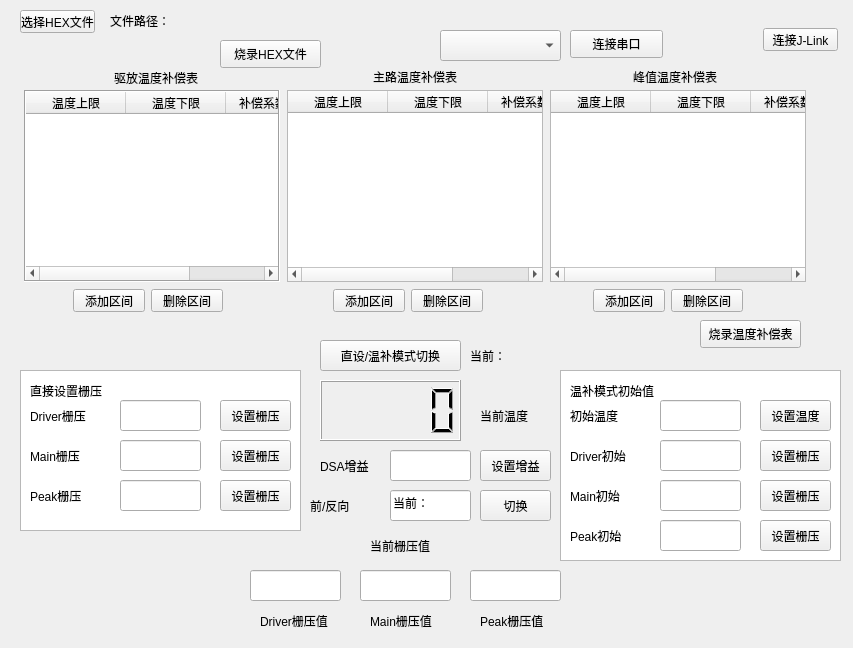
<?xml version="1.0" encoding="UTF-8"?>
<ui version="4.0">
 <class>Form</class>
 <widget class="QWidget" name="Form">
  <property name="geometry">
   <rect>
    <x>0</x>
    <y>0</y>
    <width>853</width>
    <height>648</height>
   </rect>
  </property>
  <property name="windowTitle">
   <string>Form</string>
  </property>
  <widget class="QTableWidget" name="table_Main">
   <property name="geometry">
    <rect>
     <x>287</x>
     <y>90</y>
     <width>256</width>
     <height>192</height>
    </rect>
   </property>
   <column>
    <property name="text">
     <string>温度上限</string>
    </property>
   </column>
   <column>
    <property name="text">
     <string>温度下限</string>
    </property>
   </column>
   <column>
    <property name="text">
     <string>补偿系数(mV)</string>
    </property>
   </column>
  </widget>
  <widget class="QTableWidget" name="table_Driver">
   <property name="geometry">
    <rect>
     <x>24</x>
     <y>90</y>
     <width>256</width>
     <height>192</height>
    </rect>
   </property>
   <property name="frameShape">
    <enum>QFrame::Box</enum>
   </property>
   <property name="frameShadow">
    <enum>QFrame::Sunken</enum>
   </property>
   <property name="lineWidth">
    <number>1</number>
   </property>
   <property name="gridStyle">
    <enum>Qt::CustomDashLine</enum>
   </property>
   <column>
    <property name="text">
     <string>温度上限</string>
    </property>
   </column>
   <column>
    <property name="text">
     <string>温度下限</string>
    </property>
   </column>
   <column>
    <property name="text">
     <string>补偿系数(mV)</string>
    </property>
   </column>
  </widget>
  <widget class="QPushButton" name="pushButton_addDriver">
   <property name="geometry">
    <rect>
     <x>73</x>
     <y>289</y>
     <width>72</width>
     <height>23</height>
    </rect>
   </property>
   <property name="text">
    <string>添加区间</string>
   </property>
  </widget>
  <widget class="QPushButton" name="pushButton_delDriver">
   <property name="geometry">
    <rect>
     <x>151</x>
     <y>289</y>
     <width>72</width>
     <height>23</height>
    </rect>
   </property>
   <property name="text">
    <string>删除区间</string>
   </property>
  </widget>
  <widget class="QPushButton" name="pushButton_Tempcomp">
   <property name="geometry">
    <rect>
     <x>700</x>
     <y>320</y>
     <width>101</width>
     <height>28</height>
    </rect>
   </property>
   <property name="text">
    <string>烧录温度补偿表</string>
   </property>
  </widget>
  <widget class="QLabel" name="label_Driver">
   <property name="geometry">
    <rect>
     <x>114</x>
     <y>70</y>
     <width>84</width>
     <height>16</height>
    </rect>
   </property>
   <property name="text">
    <string>驱放温度补偿表</string>
   </property>
  </widget>
  <widget class="QLabel" name="label_Main">
   <property name="geometry">
    <rect>
     <x>373</x>
     <y>69</y>
     <width>84</width>
     <height>16</height>
    </rect>
   </property>
   <property name="text">
    <string>主路温度补偿表</string>
   </property>
  </widget>
  <widget class="QLabel" name="label_Peak">
   <property name="geometry">
    <rect>
     <x>633</x>
     <y>69</y>
     <width>84</width>
     <height>16</height>
    </rect>
   </property>
   <property name="text">
    <string>峰值温度补偿表</string>
   </property>
  </widget>
  <widget class="QPushButton" name="pushButton_Hex">
   <property name="geometry">
    <rect>
     <x>20</x>
     <y>10</y>
     <width>75</width>
     <height>23</height>
    </rect>
   </property>
   <property name="text">
    <string>选择HEX文件</string>
   </property>
  </widget>
  <widget class="QPushButton" name="pushButton_JLink">
   <property name="geometry">
    <rect>
     <x>763</x>
     <y>28</y>
     <width>75</width>
     <height>23</height>
    </rect>
   </property>
   <property name="text">
    <string>连接J-Link</string>
   </property>
  </widget>
  <widget class="QLabel" name="label_JLinkStatus">
   <property name="geometry">
    <rect>
     <x>660</x>
     <y>20</y>
     <width>96</width>
     <height>39</height>
    </rect>
   </property>
   <property name="text">
    <string/>
   </property>
  </widget>
  <widget class="QLabel" name="label_FilePath">
   <property name="geometry">
    <rect>
     <x>110</x>
     <y>10</y>
     <width>71</width>
     <height>21</height>
    </rect>
   </property>
   <property name="text">
    <string>文件路径：</string>
   </property>
  </widget>
  <widget class="QPushButton" name="pushButton_BurnHex">
   <property name="geometry">
    <rect>
     <x>220</x>
     <y>40</y>
     <width>101</width>
     <height>28</height>
    </rect>
   </property>
   <property name="text">
    <string>烧录HEX文件</string>
   </property>
  </widget>
  <widget class="QPushButton" name="pushButton_addMain">
   <property name="geometry">
    <rect>
     <x>333</x>
     <y>289</y>
     <width>72</width>
     <height>23</height>
    </rect>
   </property>
   <property name="text">
    <string>添加区间</string>
   </property>
  </widget>
  <widget class="QPushButton" name="pushButton_delMain">
   <property name="geometry">
    <rect>
     <x>411</x>
     <y>289</y>
     <width>72</width>
     <height>23</height>
    </rect>
   </property>
   <property name="text">
    <string>删除区间</string>
   </property>
  </widget>
  <widget class="QPushButton" name="pushButton_delPeak">
   <property name="geometry">
    <rect>
     <x>671</x>
     <y>289</y>
     <width>72</width>
     <height>23</height>
    </rect>
   </property>
   <property name="text">
    <string>删除区间</string>
   </property>
  </widget>
  <widget class="QPushButton" name="pushButton_addPeak">
   <property name="geometry">
    <rect>
     <x>593</x>
     <y>289</y>
     <width>72</width>
     <height>23</height>
    </rect>
   </property>
   <property name="text">
    <string>添加区间</string>
   </property>
  </widget>
  <widget class="QTableWidget" name="table_Peak">
   <property name="geometry">
    <rect>
     <x>550</x>
     <y>90</y>
     <width>256</width>
     <height>192</height>
    </rect>
   </property>
   <column>
    <property name="text">
     <string>温度上限</string>
    </property>
   </column>
   <column>
    <property name="text">
     <string>温度下限</string>
    </property>
   </column>
   <column>
    <property name="text">
     <string>补偿系数(mV)</string>
    </property>
   </column>
  </widget>
  <widget class="QLabel" name="label_Driver_Direct">
   <property name="geometry">
    <rect>
     <x>30</x>
     <y>400</y>
     <width>71</width>
     <height>31</height>
    </rect>
   </property>
   <property name="text">
    <string>Driver栅压</string>
   </property>
  </widget>
  <widget class="QLineEdit" name="lineEdit_Driver">
   <property name="geometry">
    <rect>
     <x>120</x>
     <y>400</y>
     <width>81</width>
     <height>31</height>
    </rect>
   </property>
  </widget>
  <widget class="QPushButton" name="pushButton_SetDriver">
   <property name="geometry">
    <rect>
     <x>220</x>
     <y>400</y>
     <width>71</width>
     <height>31</height>
    </rect>
   </property>
   <property name="text">
    <string>设置栅压</string>
   </property>
  </widget>
  <widget class="QLabel" name="label_DirectLable">
   <property name="geometry">
    <rect>
     <x>30</x>
     <y>370</y>
     <width>101</width>
     <height>41</height>
    </rect>
   </property>
   <property name="text">
    <string>直接设置栅压</string>
   </property>
  </widget>
  <widget class="QPushButton" name="pushButton_ModeToggle">
   <property name="geometry">
    <rect>
     <x>320</x>
     <y>340</y>
     <width>141</width>
     <height>31</height>
    </rect>
   </property>
   <property name="text">
    <string>直设/温补模式切换</string>
   </property>
  </widget>
  <widget class="QLabel" name="label_ModeStatus">
   <property name="geometry">
    <rect>
     <x>470</x>
     <y>340</y>
     <width>111</width>
     <height>31</height>
    </rect>
   </property>
   <property name="text">
    <string>当前：</string>
   </property>
  </widget>
  <widget class="QPushButton" name="pushButton_SetMain">
   <property name="geometry">
    <rect>
     <x>220</x>
     <y>440</y>
     <width>71</width>
     <height>31</height>
    </rect>
   </property>
   <property name="text">
    <string>设置栅压</string>
   </property>
  </widget>
  <widget class="QLineEdit" name="lineEdit_Main">
   <property name="geometry">
    <rect>
     <x>120</x>
     <y>440</y>
     <width>81</width>
     <height>31</height>
    </rect>
   </property>
  </widget>
  <widget class="QLabel" name="label_Main_Direct">
   <property name="geometry">
    <rect>
     <x>30</x>
     <y>440</y>
     <width>71</width>
     <height>31</height>
    </rect>
   </property>
   <property name="text">
    <string>Main栅压</string>
   </property>
  </widget>
  <widget class="QPushButton" name="pushButton_SetPeak">
   <property name="geometry">
    <rect>
     <x>220</x>
     <y>480</y>
     <width>71</width>
     <height>31</height>
    </rect>
   </property>
   <property name="text">
    <string>设置栅压</string>
   </property>
  </widget>
  <widget class="QLineEdit" name="lineEdit_Peak">
   <property name="geometry">
    <rect>
     <x>120</x>
     <y>480</y>
     <width>81</width>
     <height>31</height>
    </rect>
   </property>
  </widget>
  <widget class="QLabel" name="label_Peak_Direct">
   <property name="geometry">
    <rect>
     <x>30</x>
     <y>480</y>
     <width>71</width>
     <height>31</height>
    </rect>
   </property>
   <property name="text">
    <string>Peak栅压</string>
   </property>
  </widget>
  <widget class="QLCDNumber" name="lcdNumber_Temp">
   <property name="geometry">
    <rect>
     <x>320</x>
     <y>380</y>
     <width>141</width>
     <height>61</height>
    </rect>
   </property>
  </widget>
  <widget class="QLabel" name="label_Temperature">
   <property name="geometry">
    <rect>
     <x>480</x>
     <y>400</y>
     <width>111</width>
     <height>31</height>
    </rect>
   </property>
   <property name="text">
    <string>当前温度</string>
   </property>
  </widget>
  <widget class="QPushButton" name="pushButton_SetDSA">
   <property name="geometry">
    <rect>
     <x>480</x>
     <y>450</y>
     <width>71</width>
     <height>31</height>
    </rect>
   </property>
   <property name="text">
    <string>设置增益</string>
   </property>
  </widget>
  <widget class="QLabel" name="label_DSA">
   <property name="geometry">
    <rect>
     <x>320</x>
     <y>450</y>
     <width>71</width>
     <height>31</height>
    </rect>
   </property>
   <property name="text">
    <string>DSA增益</string>
   </property>
  </widget>
  <widget class="QLineEdit" name="lineEdit_DSA">
   <property name="geometry">
    <rect>
     <x>390</x>
     <y>450</y>
     <width>81</width>
     <height>31</height>
    </rect>
   </property>
  </widget>
  <widget class="QLineEdit" name="lineEdit_TorStatus">
   <property name="geometry">
    <rect>
     <x>390</x>
     <y>490</y>
     <width>81</width>
     <height>31</height>
    </rect>
   </property>
   <property name="text">
    <string>当前：</string>
   </property>
  </widget>
  <widget class="QLabel" name="label_Tor">
   <property name="geometry">
    <rect>
     <x>310</x>
     <y>490</y>
     <width>71</width>
     <height>31</height>
    </rect>
   </property>
   <property name="text">
    <string>前/反向</string>
   </property>
  </widget>
  <widget class="QPushButton" name="pushButton_Torset">
   <property name="geometry">
    <rect>
     <x>480</x>
     <y>490</y>
     <width>71</width>
     <height>31</height>
    </rect>
   </property>
   <property name="text">
    <string>切换</string>
   </property>
  </widget>
  <widget class="QListView" name="listView_Direct">
   <property name="geometry">
    <rect>
     <x>20</x>
     <y>370</y>
     <width>281</width>
     <height>161</height>
    </rect>
   </property>
  </widget>
  <widget class="QListView" name="listView_Direct_2">
   <property name="geometry">
    <rect>
     <x>560</x>
     <y>370</y>
     <width>281</width>
     <height>191</height>
    </rect>
   </property>
  </widget>
  <widget class="QLabel" name="label_TempCompInit">
   <property name="geometry">
    <rect>
     <x>570</x>
     <y>370</y>
     <width>101</width>
     <height>41</height>
    </rect>
   </property>
   <property name="text">
    <string>温补模式初始值</string>
   </property>
  </widget>
  <widget class="QPushButton" name="pushButton_MainInit">
   <property name="geometry">
    <rect>
     <x>760</x>
     <y>480</y>
     <width>71</width>
     <height>31</height>
    </rect>
   </property>
   <property name="text">
    <string>设置栅压</string>
   </property>
  </widget>
  <widget class="QPushButton" name="pushButton_SetTempInit">
   <property name="geometry">
    <rect>
     <x>760</x>
     <y>400</y>
     <width>71</width>
     <height>31</height>
    </rect>
   </property>
   <property name="text">
    <string>设置温度</string>
   </property>
  </widget>
  <widget class="QLineEdit" name="lineEdit_DriverInit">
   <property name="geometry">
    <rect>
     <x>660</x>
     <y>440</y>
     <width>81</width>
     <height>31</height>
    </rect>
   </property>
  </widget>
  <widget class="QLineEdit" name="lineEdit_TempInit">
   <property name="geometry">
    <rect>
     <x>660</x>
     <y>400</y>
     <width>81</width>
     <height>31</height>
    </rect>
   </property>
  </widget>
  <widget class="QPushButton" name="pushButton_DriverInit">
   <property name="geometry">
    <rect>
     <x>760</x>
     <y>440</y>
     <width>71</width>
     <height>31</height>
    </rect>
   </property>
   <property name="text">
    <string>设置栅压</string>
   </property>
  </widget>
  <widget class="QLabel" name="label_TempInit">
   <property name="geometry">
    <rect>
     <x>570</x>
     <y>400</y>
     <width>71</width>
     <height>31</height>
    </rect>
   </property>
   <property name="text">
    <string>初始温度</string>
   </property>
  </widget>
  <widget class="QLabel" name="label_MainInit">
   <property name="geometry">
    <rect>
     <x>570</x>
     <y>480</y>
     <width>71</width>
     <height>31</height>
    </rect>
   </property>
   <property name="text">
    <string>Main初始</string>
   </property>
  </widget>
  <widget class="QLabel" name="label_DriverInit">
   <property name="geometry">
    <rect>
     <x>570</x>
     <y>440</y>
     <width>71</width>
     <height>31</height>
    </rect>
   </property>
   <property name="text">
    <string>Driver初始</string>
   </property>
  </widget>
  <widget class="QLineEdit" name="lineEdit_MainInit">
   <property name="geometry">
    <rect>
     <x>660</x>
     <y>480</y>
     <width>81</width>
     <height>31</height>
    </rect>
   </property>
  </widget>
  <widget class="QPushButton" name="pushButton_PeakInit">
   <property name="geometry">
    <rect>
     <x>760</x>
     <y>520</y>
     <width>71</width>
     <height>31</height>
    </rect>
   </property>
   <property name="text">
    <string>设置栅压</string>
   </property>
  </widget>
  <widget class="QLineEdit" name="lineEdit_PeakInit">
   <property name="geometry">
    <rect>
     <x>660</x>
     <y>520</y>
     <width>81</width>
     <height>31</height>
    </rect>
   </property>
  </widget>
  <widget class="QLabel" name="label_PeakInit">
   <property name="geometry">
    <rect>
     <x>570</x>
     <y>520</y>
     <width>71</width>
     <height>31</height>
    </rect>
   </property>
   <property name="text">
    <string>Peak初始</string>
   </property>
  </widget>
  <widget class="QComboBox" name="comboBox">
   <property name="geometry">
    <rect>
     <x>440</x>
     <y>30</y>
     <width>121</width>
     <height>31</height>
    </rect>
   </property>
  </widget>
  <widget class="QPushButton" name="pushButton_Serial">
   <property name="geometry">
    <rect>
     <x>570</x>
     <y>30</y>
     <width>93</width>
     <height>28</height>
    </rect>
   </property>
   <property name="text">
    <string>连接串口</string>
   </property>
  </widget>
  <widget class="QLabel" name="label_VgsStatus">
   <property name="geometry">
    <rect>
     <x>370</x>
     <y>530</y>
     <width>71</width>
     <height>31</height>
    </rect>
   </property>
   <property name="text">
    <string>当前栅压值</string>
   </property>
  </widget>
  <widget class="QLineEdit" name="line_DriverCurrent">
   <property name="geometry">
    <rect>
     <x>250</x>
     <y>570</y>
     <width>91</width>
     <height>31</height>
    </rect>
   </property>
  </widget>
  <widget class="QLineEdit" name="line_MainCurrent">
   <property name="geometry">
    <rect>
     <x>360</x>
     <y>570</y>
     <width>91</width>
     <height>31</height>
    </rect>
   </property>
  </widget>
  <widget class="QLineEdit" name="line_PeakCurrent">
   <property name="geometry">
    <rect>
     <x>470</x>
     <y>570</y>
     <width>91</width>
     <height>31</height>
    </rect>
   </property>
  </widget>
  <widget class="QLabel" name="label_DriverCurrentStatus">
   <property name="geometry">
    <rect>
     <x>260</x>
     <y>610</y>
     <width>81</width>
     <height>21</height>
    </rect>
   </property>
   <property name="text">
    <string>Driver栅压值</string>
   </property>
  </widget>
  <widget class="QLabel" name="label_MainCuurentStatus">
   <property name="geometry">
    <rect>
     <x>370</x>
     <y>610</y>
     <width>81</width>
     <height>21</height>
    </rect>
   </property>
   <property name="text">
    <string>Main栅压值</string>
   </property>
  </widget>
  <widget class="QLabel" name="label_PeakCurrentStatus">
   <property name="geometry">
    <rect>
     <x>480</x>
     <y>610</y>
     <width>81</width>
     <height>21</height>
    </rect>
   </property>
   <property name="text">
    <string>Peak栅压值</string>
   </property>
  </widget>
  <zorder>listView_Direct</zorder>
  <zorder>table_Main</zorder>
  <zorder>table_Driver</zorder>
  <zorder>pushButton_addDriver</zorder>
  <zorder>pushButton_delDriver</zorder>
  <zorder>pushButton_Tempcomp</zorder>
  <zorder>label_Driver</zorder>
  <zorder>label_Main</zorder>
  <zorder>label_Peak</zorder>
  <zorder>pushButton_Hex</zorder>
  <zorder>pushButton_JLink</zorder>
  <zorder>label_JLinkStatus</zorder>
  <zorder>label_FilePath</zorder>
  <zorder>pushButton_BurnHex</zorder>
  <zorder>pushButton_addMain</zorder>
  <zorder>pushButton_delMain</zorder>
  <zorder>pushButton_delPeak</zorder>
  <zorder>pushButton_addPeak</zorder>
  <zorder>table_Peak</zorder>
  <zorder>label_Driver_Direct</zorder>
  <zorder>lineEdit_Driver</zorder>
  <zorder>pushButton_SetDriver</zorder>
  <zorder>label_DirectLable</zorder>
  <zorder>pushButton_ModeToggle</zorder>
  <zorder>label_ModeStatus</zorder>
  <zorder>pushButton_SetMain</zorder>
  <zorder>lineEdit_Main</zorder>
  <zorder>label_Main_Direct</zorder>
  <zorder>pushButton_SetPeak</zorder>
  <zorder>lineEdit_Peak</zorder>
  <zorder>label_Peak_Direct</zorder>
  <zorder>lcdNumber_Temp</zorder>
  <zorder>label_Temperature</zorder>
  <zorder>pushButton_SetDSA</zorder>
  <zorder>label_DSA</zorder>
  <zorder>lineEdit_DSA</zorder>
  <zorder>lineEdit_TorStatus</zorder>
  <zorder>label_Tor</zorder>
  <zorder>pushButton_Torset</zorder>
  <zorder>listView_Direct_2</zorder>
  <zorder>label_TempCompInit</zorder>
  <zorder>pushButton_MainInit</zorder>
  <zorder>pushButton_SetTempInit</zorder>
  <zorder>lineEdit_DriverInit</zorder>
  <zorder>lineEdit_TempInit</zorder>
  <zorder>pushButton_DriverInit</zorder>
  <zorder>label_TempInit</zorder>
  <zorder>label_MainInit</zorder>
  <zorder>label_DriverInit</zorder>
  <zorder>lineEdit_MainInit</zorder>
  <zorder>pushButton_PeakInit</zorder>
  <zorder>lineEdit_PeakInit</zorder>
  <zorder>label_PeakInit</zorder>
  <zorder>comboBox</zorder>
  <zorder>pushButton_Serial</zorder>
  <zorder>label_VgsStatus</zorder>
  <zorder>line_DriverCurrent</zorder>
  <zorder>line_MainCurrent</zorder>
  <zorder>line_PeakCurrent</zorder>
  <zorder>label_DriverCurrentStatus</zorder>
  <zorder>label_MainCuurentStatus</zorder>
  <zorder>label_PeakCurrentStatus</zorder>
 </widget>
 <resources/>
 <connections/>
</ui>
